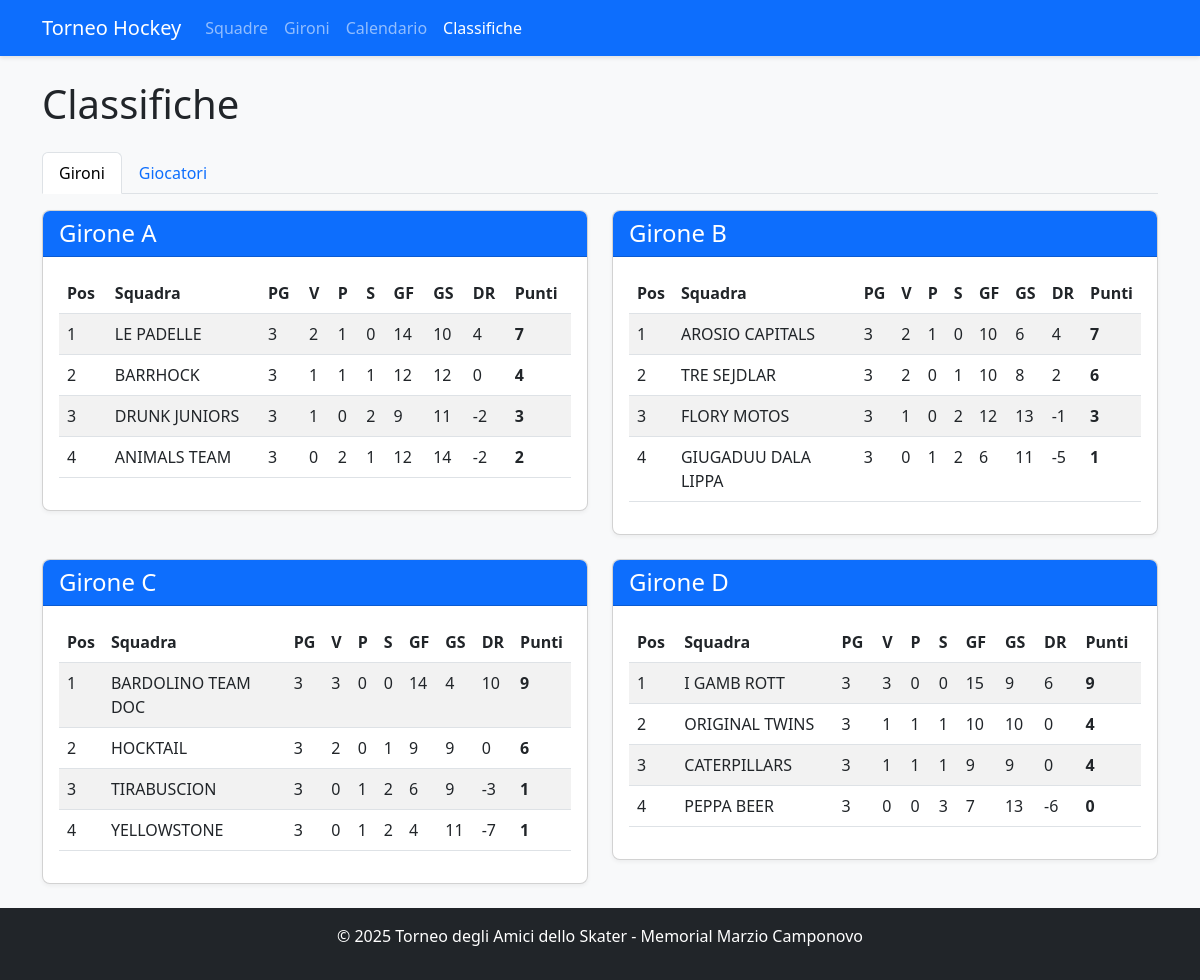
Page /standings on the earlier database version.
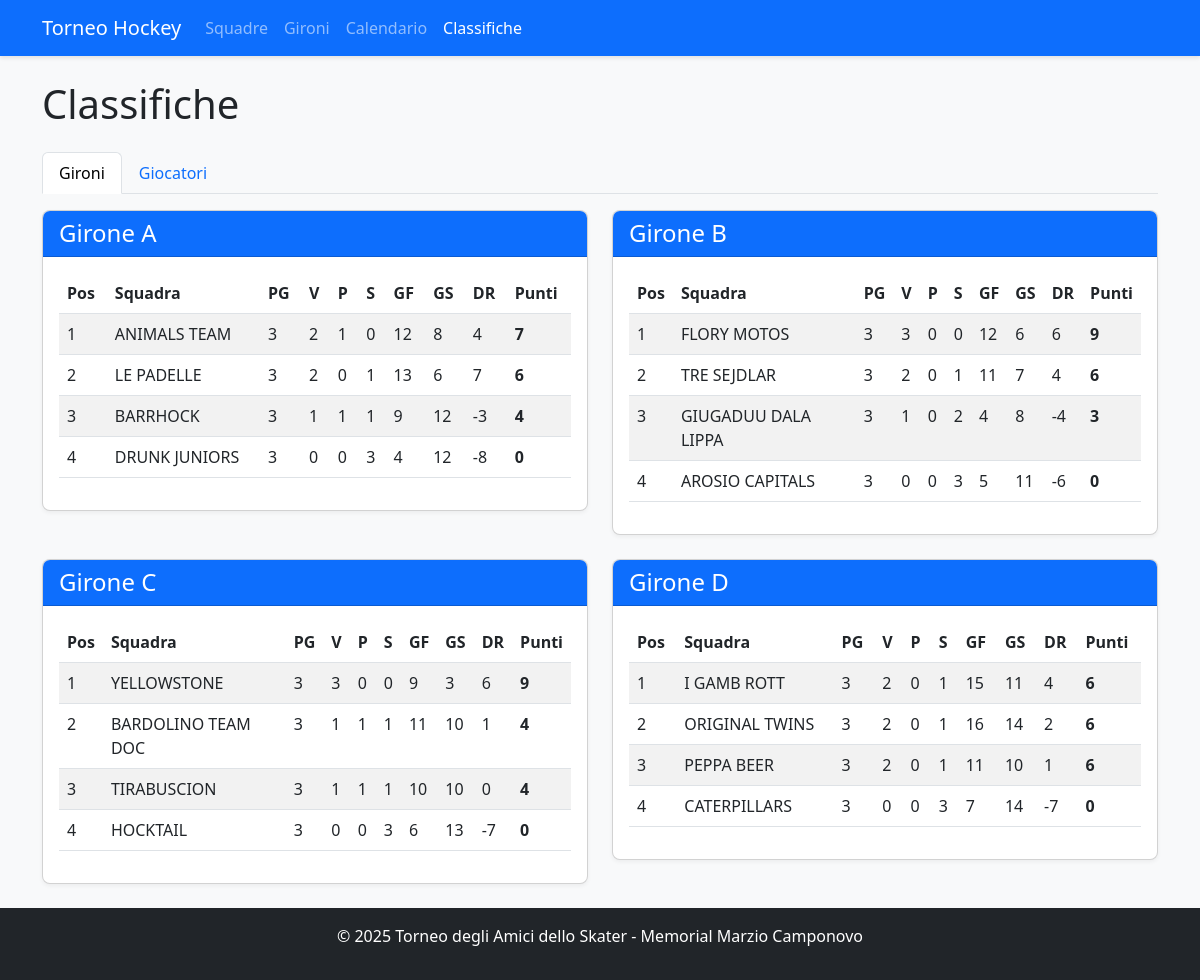
Same page on the later database version.
### app.py (models this page shows, shortened)
class Team(db.Model):
    id = db.Column(db.Integer, primary_key=True)
    name = db.Column(db.String(100), nullable=False, unique=True)
    group = db.Column(db.String(1))  # A, B, C, or D
    players = db.relationship('Player', backref='team', lazy=True)
    matches = db.relationship(
        'Match',
        primaryjoin="or_(Team.id == Match.team1_id, Team.id == Match.team2_id)",
        lazy=True,
        overlaps="team1,team2"
    )
    wins = db.Column(db.Integer, default=0)
    losses = db.Column(db.Integer, default=0)
    draws = db.Column(db.Integer, default=0)
    goals_for = db.Column(db.Integer, default=0)
    goals_against = db.Column(db.Integer, default=0)
    points = db.Column(db.Integer, default=0)
    @property
    def goal_difference(self):
        return self.goals_for - self.goals_against
    @property
    def games_played(self):
        return self.wins + self.losses + self.draws

### app.py (the view, shortened to what this page needs)
@app.route('/standings')
def standings():
    group_standings = {}
    for group in ['A', 'B', 'C', 'D']:
        teams = Team.query.filter_by(group=group).order_by(
            Team.points.desc(),
            (Team.goals_for - Team.goals_against).desc(),
            Team.goals_for.desc()
        ).all()
        group_standings[group] = teams
    try:
        if db.inspect(db.engine).has_table('player_match_stats'):
            from sqlalchemy import func
            top_scorers_query = db.session.query(
                Player,
                func.sum(PlayerMatchStats.goals).label('total_goals')
            ).join(PlayerMatchStats).group_by(Player.id).having(
                func.sum(PlayerMatchStats.goals) > 0
            ).order_by(func.sum(PlayerMatchStats.goals).desc()).limit(10)
            top_scorers = []
            for player, total_goals in top_scorers_query:
                player.display_goals = total_goals
                top_scorers.append(player)
            top_assists_query = db.session.query(
                Player,
                func.sum(PlayerMatchStats.assists).label('total_assists')
            ).join(PlayerMatchStats).group_by(Player.id).having(
                func.sum(PlayerMatchStats.assists) > 0
            ).order_by(func.sum(PlayerMatchStats.assists).desc()).limit(10)
            top_assists = []
            for player, total_assists in top_assists_query:
                player.display_assists = total_assists
                top_assists.append(player)
            most_penalties_query = db.session.query(
                Player,
                func.sum(PlayerMatchStats.penalties).label('total_penalties')
            ).join(PlayerMatchStats).group_by(Player.id).having(
                func.sum(PlayerMatchStats.penalties) > 0
            ).order_by(func.sum(PlayerMatchStats.penalties).desc()).limit(10)
            most_penalties = []
            for player, total_penalties in most_penalties_query:
                player.display_penalties = total_penalties
                most_penalties.append(player)
    except Exception as e:
        print(f"Errore nelle statistiche: {e}")
        top_scorers = []
        top_assists = []
        most_penalties = []
    return render_template('standings.html',
                          group_standings=group_standings,
                          top_scorers=top_scorers,
                          top_assists=top_assists,
                          most_penalties=most_penalties)

### app.py (called while the page is built)
def format_tournament_dates():
    dates = get_tournament_dates()
    formatted = {}
    for key, date_obj in dates.items():
        formatted[key] = {
            'date': date_obj,
            'formatted': date_obj.strftime('%d/%m/%Y'),
            'day_name': date_obj.strftime('%A'),
            'day_name_it': {
                'Monday': 'Lunedì',
                'Tuesday': 'Martedì',
                'Wednesday': 'Mercoledì',
                'Thursday': 'Giovedì',
                'Friday': 'Venerdì',
                'Saturday': 'Sabato',
                'Sunday': 'Domenica'
            }.get(date_obj.strftime('%A'), date_obj.strftime('%A'))
        }
    return formatted

@app.context_processor
def inject_tournament_dates():
    try:
        formatted_dates = format_tournament_dates()
        return {'tournament_dates': formatted_dates}
    except Exception as e:
        current_year = datetime.now().year
        return {
            'tournament_dates': {
                'qualification_day1': {
                    'date': datetime(current_year, 7, 13).date(),
                    'formatted': f'13/07/{current_year}',
                    'day_name_it': 'Sabato'
                },
                'qualification_day2': {
                    'date': datetime(current_year, 7, 14).date(),
                    'formatted': f'14/07/{current_year}',
                    'day_name_it': 'Domenica'
                }
            }
        }

### templates/standings.html (shortened to what this page needs)
<!DOCTYPE html>
<html lang="it">
<head>
    <link rel="stylesheet" href="https://cdn.jsdelivr.net/npm/bootstrap@5.3.0/dist/css/bootstrap.min.css">
    <link rel="stylesheet" href="{{ url_for('static', filename='style.css') }}">
</head>
<body class="d-flex flex-column min-vh-100">
    <nav class="navbar navbar-expand-lg navbar-dark bg-primary">
        <div class="container">
            <a class="navbar-brand" href="{{ url_for('index') }}">Torneo Hockey</a>
            <div class="collapse navbar-collapse" id="navbarNav">
                <ul class="navbar-nav">
                    <li class="nav-item">
                        <a class="nav-link" href="{{ url_for('teams') }}">Squadre</a>
                    </li>
                    <li class="nav-item">
                        <a class="nav-link" href="{{ url_for('groups') }}">Gironi</a>
                    </li>
                    <li class="nav-item">
                        <a class="nav-link" href="{{ url_for('schedule') }}">Calendario</a>
                    </li>
                    <li class="nav-item">
                        <a class="nav-link active" href="{{ url_for('standings') }}">Classifiche</a>
                    </li>
                </ul>
            </div>
        </div>
    </nav>
    <div class="container mt-4">
        <h1>Classifiche</h1>
        <ul class="nav nav-tabs mt-4" id="myTab" role="tablist">
            <li class="nav-item" role="presentation">
                <button class="nav-link active" id="groups-tab" data-bs-toggle="tab" data-bs-target="#groups" type="button" role="tab">Gironi</button>
            </li>
            <li class="nav-item" role="presentation">
                <button class="nav-link" id="players-tab" data-bs-toggle="tab" data-bs-target="#players" type="button" role="tab">Giocatori</button>
            </li>
        </ul>
        <div class="tab-content mt-3" id="myTabContent">
            <div class="tab-pane fade show active" id="groups" role="tabpanel">
                <div class="row">
                    {% for group, teams in group_standings.items() %}
                        <div class="col-md-6 mb-4">
                            <div class="card">
                                <div class="card-header bg-primary text-white">
                                    <h4 class="mb-0">Girone {{ group }}</h4>
                                </div>
                                <div class="card-body">
                                    <div class="table-responsive">
                                        <table class="table table-striped">
                                            <thead>
                                                <tr>
                                                    <th>Pos</th>
                                                    <th>Squadra</th>
                                                    <th>PG</th>
                                                    <th>V</th>
                                                    <th>P</th>
                                                    <th>S</th>
                                                    <th>GF</th>
                                                    <th>GS</th>
                                                    <th>DR</th>
                                                    <th>Punti</th>
                                                </tr>
                                            </thead>
                                            <tbody>
                                                {% for team in teams %}
                                                    <tr>
                                                        <td>{{ loop.index }}</td>
                                                        <td>{{ team.name }}</td>
                                                        <td>{{ team.games_played }}</td>
                                                        <td>{{ team.wins }}</td>
                                                        <td>{{ team.draws }}</td>
                                                        <td>{{ team.losses }}</td>
                                                        <td>{{ team.goals_for }}</td>
                                                        <td>{{ team.goals_against }}</td>
                                                        <td>{{ team.goal_difference }}</td>
                                                        <td><strong>{{ team.points }}</strong></td>
                                                    </tr>
                                                {% endfor %}
                                            </tbody>
                                        </table>
                                    </div>
                                </div>
                            </div>
                        </div>
                    {% endfor %}
                </div>
            </div>
        </div>
    </div>
    <footer class="bg-dark text-white py-3 mt-auto">
        <div class="container text-center">
            <p>© 2025 Torneo degli Amici dello Skater - Memorial Marzio Camponovo</p>
        </div>
    </footer>
</body>
</html>

### static/style.css (style rules this page uses)
body { font-family: "Segoe UI", Tahoma, Geneva, Verdana, sans-serif; background-color: #f8f9fa; }
.navbar { box-shadow: 0 2px 4px rgba(0, 0, 0, 0.1); }
.card { box-shadow: 0 2px 4px rgba(0, 0, 0, 0.05); border-radius: 8px; overflow: hidden; }
.card-header { font-weight: 600; }
.table th { font-weight: 600; }
footer { margin-top: 2rem; }

Differences in the rows shown:
changed Team "ANIMALS TEAM": wins "0" → "2"; draws "2" → "1"; losses "1" → "0"; goals_against "14" → "8"; goal_difference "-2" → "4"; points "2" → "7"; moves up the list
changed Team "LE PADELLE": draws "1" → "0"; losses "0" → "1"; goals_for "14" → "13"; goals_against "10" → "6"; goal_difference "4" → "7"; points "7" → "6"
changed Team "BARRHOCK": goals_for "12" → "9"; goal_difference "0" → "-3"
changed Team "DRUNK JUNIORS": wins "1" → "0"; losses "2" → "3"; goals_for "9" → "4"; goals_against "11" → "12"; goal_difference "-2" → "-8"; points "3" → "0"
changed Team "FLORY MOTOS": wins "1" → "3"; losses "2" → "0"; goals_against "13" → "6"; goal_difference "-1" → "6"; points "3" → "9"; moves up the list
changed Team "TRE SEJDLAR": goals_for "10" → "11"; goals_against "8" → "7"; goal_difference "2" → "4"; moves down the list
changed Team "GIUGADUU DALA LIPPA": wins "0" → "1"; draws "1" → "0"; goals_for "6" → "4"; goals_against "11" → "8"; goal_difference "-5" → "-4"; points "1" → "3"; moves up the list
changed Team "AROSIO CAPITALS": wins "2" → "0"; draws "1" → "0"; losses "0" → "3"; goals_for "10" → "5"; goals_against "6" → "11"; goal_difference "4" → "-6"; points "7" → "0"
changed Team "YELLOWSTONE": wins "0" → "3"; draws "1" → "0"; losses "2" → "0"; goals_for "4" → "9"; goals_against "11" → "3"; goal_difference "-7" → "6"; points "1" → "9"; moves up the list
changed Team "BARDOLINO TEAM DOC": wins "3" → "1"; draws "0" → "1"; losses "0" → "1"; goals_for "14" → "11"; goals_against "4" → "10"; goal_difference "10" → "1"; points "9" → "4"
changed Team "TIRABUSCION": wins "0" → "1"; losses "2" → "1"; goals_for "6" → "10"; goals_against "9" → "10"; goal_difference "-3" → "0"; points "1" → "4"; moves down the list
changed Team "HOCKTAIL": wins "2" → "0"; losses "1" → "3"; goals_for "9" → "6"; goals_against "9" → "13"; goal_difference "0" → "-7"; points "6" → "0"
changed Team "I GAMB ROTT": wins "3" → "2"; losses "0" → "1"; goals_against "9" → "11"; goal_difference "6" → "4"; points "9" → "6"
changed Team "ORIGINAL TWINS": wins "1" → "2"; draws "1" → "0"; goals_for "10" → "16"; goals_against "10" → "14"; goal_difference "0" → "2"; points "4" → "6"
changed Team "PEPPA BEER": wins "0" → "2"; losses "3" → "1"; goals_for "7" → "11"; goals_against "13" → "10"; goal_difference "-6" → "1"; points "0" → "6"; moves up the list
changed Team "CATERPILLARS": wins "1" → "0"; draws "1" → "0"; losses "1" → "3"; goals_for "9" → "7"; goals_against "9" → "14"; goal_difference "0" → "-7"; points "4" → "0"
